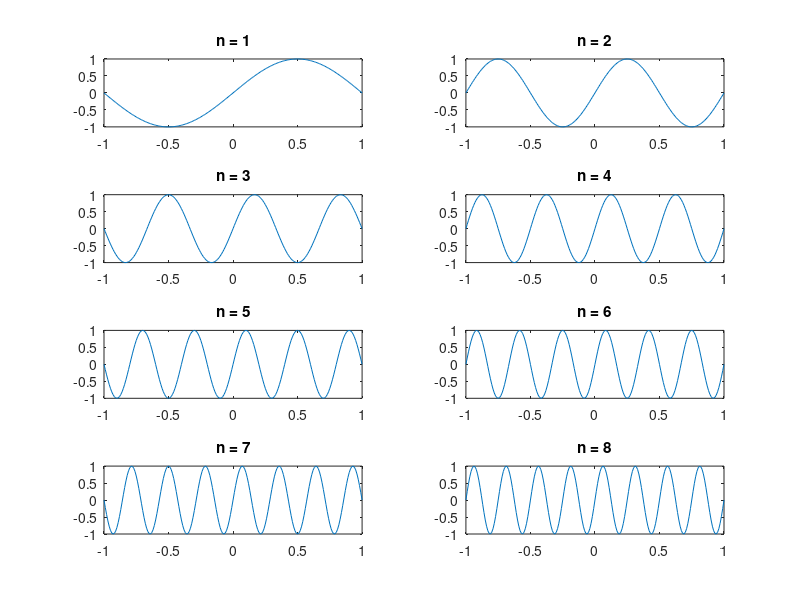

Here is the MATLAB script that generated this plot:
x = -1:0.01:1; % define the interval
figure; % create a figure window
for n = 1:8 % loop over n values
    y = sin(n*pi*x); % calculate y values
    subplot(4,2,n); % create a subplot
    plot(x,y); % plot the graph
    title(['n = ',num2str(n)]); % add a title
end
